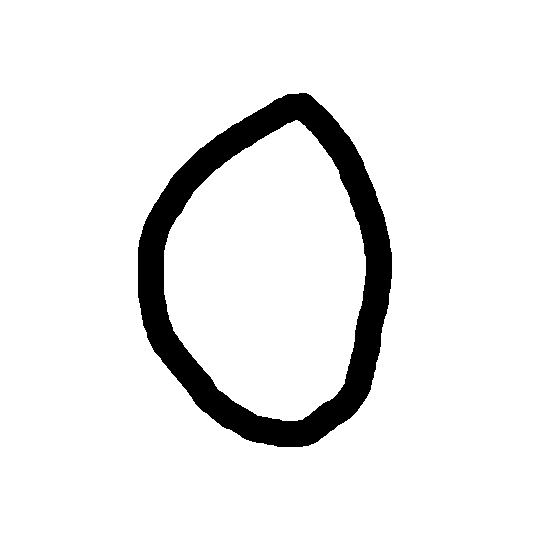
#> input picture handwrite/0.png, 560 x 560 px, found by its file name; its folder holds only this picture in this run
$ jupyter execute --allow-errors Image_Resize.ipynb
#> lines starting #> are read from the running program, lines starting #| are printed output that depends on the picture; after the words box and inside, x2 and y2 are one past the last pixel; in counts of white or black regions, pixels touching at a corner belong together
#> further down, img is the input picture: shape (560, 560, 3); 92.7% white; 1 black region, box (x1, y1, x2, y2) and area: (138, 93, 392, 447) 22851
#> `img_resize = cv2.resize(img_gray, (28,28))`:
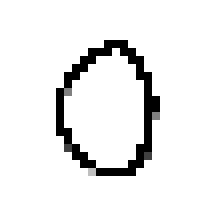
#> img_resize: shape (28, 28) (shown 8 times larger); min 0, max 255, mean 236.9
#> `img_data = 255 - img_resize.reshape(784)`: img_data = 784 values, max 255 at index 153, min 0 at index 0, mean 18.13
#> `plt.show()`:
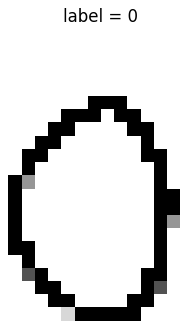
#> figure drawn by matplotlib, 1 panel
<a href="https://colab.research.google.com/github/jskim5655/ANN/blob/main/Image_Resize.ipynb" target="_parent"></a>

[cell 1]
from google.colab import drive
drive.mount('drive')

[cell 2]
import numpy as np
import matplotlib.pyplot as plt
import cv2

[cell 3]
img_data_list = []

#> (the rest of this cell did not finish here and is left out)
